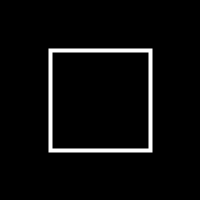
Frame 1 (no input)
Frame 60 (the mouse pressed at the canvas centre just before this capture): identical to frame 1, image omitted
Frame 120 (the mouse held since frame 60 and released just before this capture): identical to frame 1, image omitted

The Processing sketch that drew this single still picture (run headless with seeded random() and noise(); from frame 60 on, the mouse is pressed at the canvas centre):

// Processing sketch: excitation
// ── excitation.pde
int excitation=0;
int maxExcitation=10;
// int[] excitationLevels;

void setup() {
    size(200, 200);
    smooth();
    background(0);
    noStroke();

    // excitationLevels= new int[maxExcitation];
    // for (int i = 0; i < maxExcitation; ++i) {
    //     // println(i);
    //     excitationLevels[i] = i;
    // }
}

void draw() {
    background(0);
    stroke(255);//contour(rouge,vert,bleu,transparence)
    strokeWeight(4);//épaisseur du contour
    noFill();//pas de remplissage

    rect(50+random(0,excitation),50+random(0,excitation),100,100);        // rect(x, y, width, height);
}

void keyPressed() {
    if (key=='+') {// si la touche appuyée est ' '(ESPACE), on peut mettre n'importe quel caractère, Processing distingue la casse: 'r' est différent de 'R'
        
        if (excitation < maxExcitation) excitation++;
        else  excitation=maxExcitation;

        println("+1",excitation);

    } else if (key=='-') {

        println("-1",excitation);

        // prevent from going negative
        if (excitation > 0)  excitation--;
        else excitation=0;
    }
}
